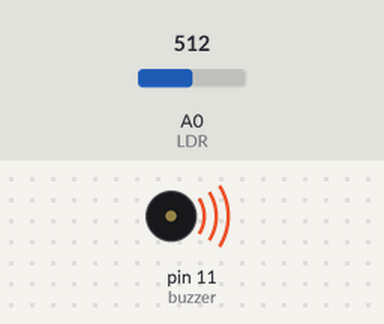
A sketch run on a simulated Arduino Uno, built with avr-gcc and run on an emulated ATmega328P. Shown: buzzer (waves = sounding). The inputs (shaded band) are chosen by the test bench; at power-on: A0 (LDR) = 512.

Above: at 0.1 s.
Timing chart, 0 to 1.6 s (numbered marks = the images above):
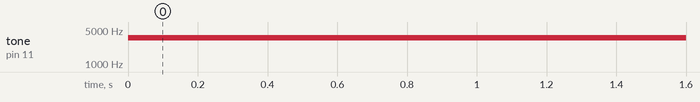

The sketch:

theremin.ino
```cpp
#define LDR A0 // pino do LDR
#define buzzer 11 // pino do buzzer

int leitura = 0; // armazena o valor lido pelo ADC
int nota = 0; // armazena a frequência da nota a ser reproduzida


void setup() {
  pinMode(LDR, INPUT);
  pinMode(buzzer, OUTPUT);
}

void loop() {
  leitura = analogRead(LDR); // lê o LDR

  // converte o valor lido pelo LDR em um valor entre 1000 a 6000
  nota = map(leitura, 0, 1023, 1000, 6000);

  // toca a nota
  tone(buzzer, nota);
}
```

Measured:
- by itself, tone on pin 11 (buzzer): silent → 3502 Hz at 0.00 s
